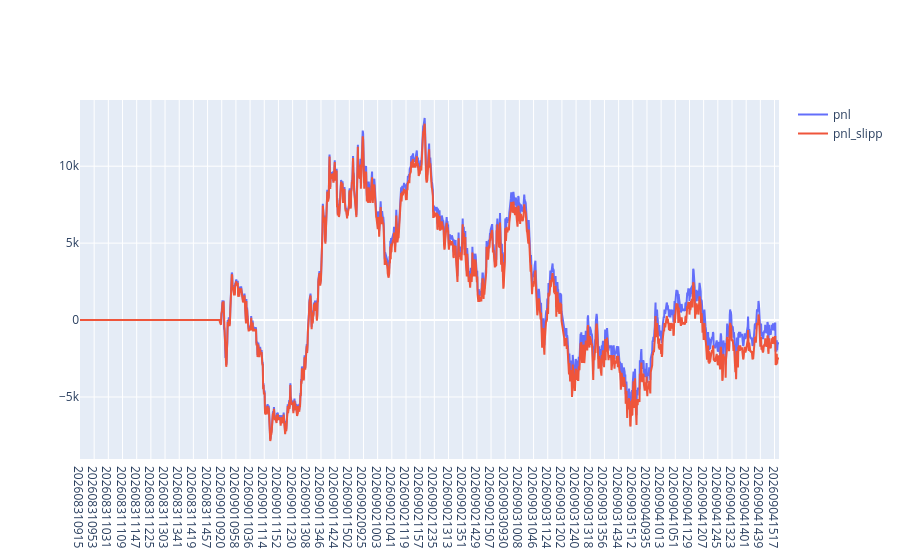

Source (notebook cell):
### Code cell
##### Loading NIFTY Data ####################################

datetimes = np.load('./Data/1min/datetimes.npy', allow_pickle=True)
int_datetimes = np.array([int(x) for x in datetimes])
close = np.load('./Data/1min/close.npy', allow_pickle=True)
openp = np.load('./Data/1min/openp.npy', allow_pickle=True)

#################### Alpha Creation ##########################

alpha = np.sign(np.log(openp/ts_delay(close,1)))
alpha[np.where(int_datetimes%10000 != 915)] = np.nan
alpha = ffill(alpha)
alpha[np.where((int_datetimes%10000 < 915) | (int_datetimes%10000 > 1525))] = 0

################# Final steps ###############################

ret = (close/ts_delay(close,1)) - 1
booksize = alpha * 25e5


simulate_and_plot_1d(booksize,ret,datetimes,0.5)

### Figure 1 — Plotly figure (JSON) as saved in the notebook; plotly's stock layout.template omitted (floating-point values rounded to 4 significant figures; data arrays with more than 128 entries replaced by an {"elided": "..."} marker saying what was removed)
{"data": [{"name": "pnl", "type": "scatter", "x": {"elided": "1875 str values"}, "y": {"elided": "1875 float values"}}, {"name": "pnl_slipp", "type": "scatter", "x": {"elided": "1875 str values"}, "y": {"elided": "1875 float values"}}], "layout": {}}
